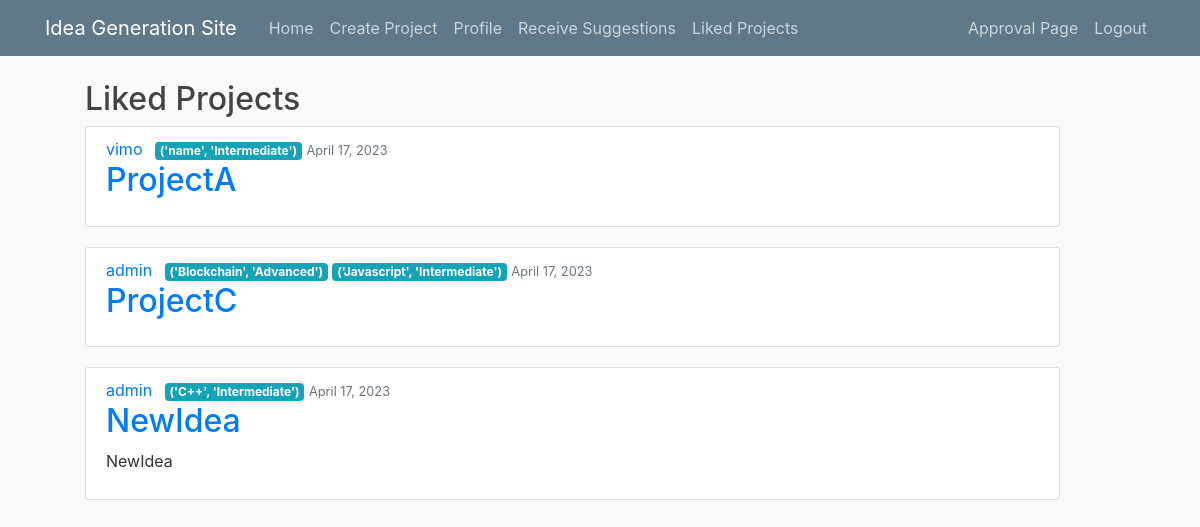
The page /liked_projects/ (signed in) on the database as committed earlier.
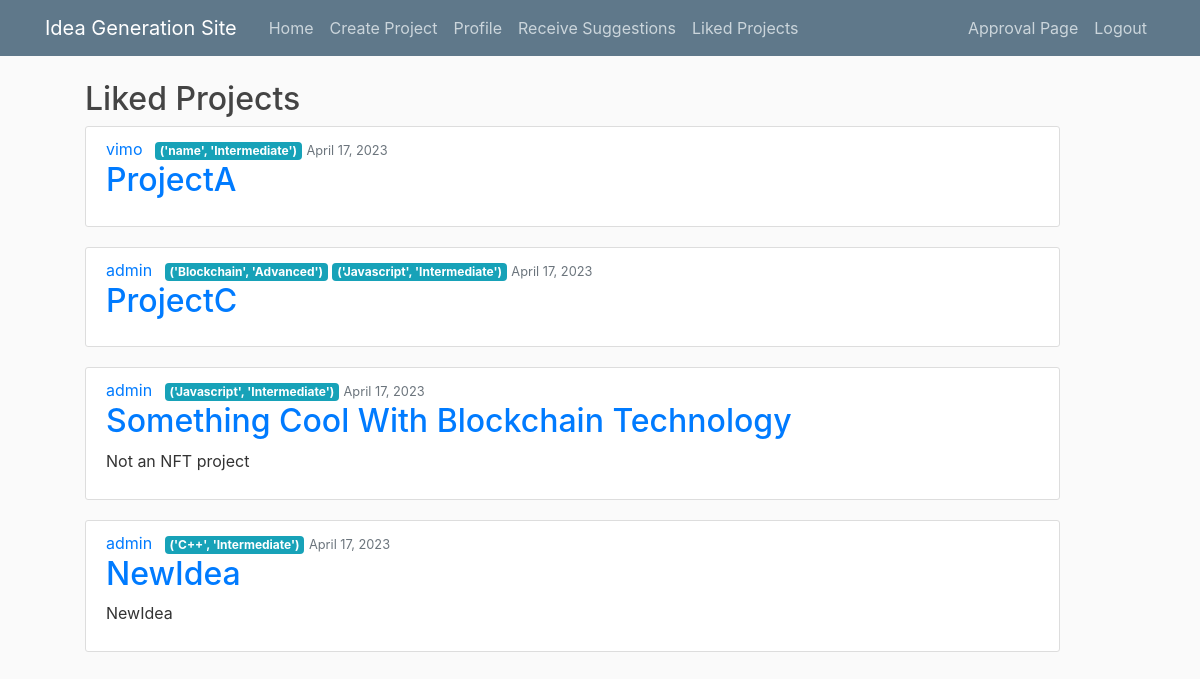
The same page on the database as committed later.
### users/models.py (models this page shows, shortened)
class Project(models.Model):
    title = models.CharField(max_length=100, verbose_name='Title')
    description = models.TextField(blank=True, verbose_name='Description')
    skills = models.ManyToManyField('Skill')
    date_posted = models.DateTimeField(default=timezone.now)
    author = models.ForeignKey(User, on_delete=models.CASCADE)
    likes = models.PositiveIntegerField(default=0)
    approved = models.BooleanField(default=False)  # New field for project approval

class Skill(models.Model):
    name = models.CharField(max_length=30, unique=False, verbose_name="Name of subject", default="name")     # Python, Django, etc
    expertise = models.CharField(max_length=30, unique=False, verbose_name="Skill level", default="Intermediate")     # Beginner, Intermediate, Skilled
    def __str__(self):
        return f'{self.name, self.expertise}'

### main/views.py (the view)
# urls.py: path('liked_projects/', liked_projects, name='liked-projects'),
@login_required
def liked_projects(request):
    user_profile = request.user.profile
    liked_projects = user_profile.liked_projects.all()
    context = {'liked_projects': liked_projects}
    return render(request, 'main/liked_projects.html', context)

### main/templates/main/liked_projects.html
{% extends "main/base.html" %}
{% block content %}
{% if liked_projects %}
    <ul>
        <h2>Liked Projects</h2>
    {% for post in liked_projects %}
            <article class="media content-section">
        <div class="media-body">
            <div class="article-metadata">
                <a class="mr-2" href="#">{{ post.author }}</a>
                {% for skill in post.skills.all %}
                    <span class="badge badge-info">{{ skill }}</span>
                {% endfor %}
                <small class="text-muted">{{ post.date_posted|date:"F d, Y" }}</small>
            </div>
            <h2><a class="article-title" href="{% url 'post-detail' post.id %}">{{ post.title }}</a></h2>
            <p class="article-content">{{ post.description }}</p>
        </div>
    </article>
    {% endfor %}
    </ul>
{% else %}
    <p>No liked projects found.</p>
{% endif %}
{% endblock content %}

Rows that differ between the two databases and show on the page:
now on this page (row edited): Project: author "admin", date_posted "April 17, 2023", title "Something Cool With Blockchain Technology", description "Not an NFT project", Skill (name+expertise "('Javascript', 'Intermediate')")
